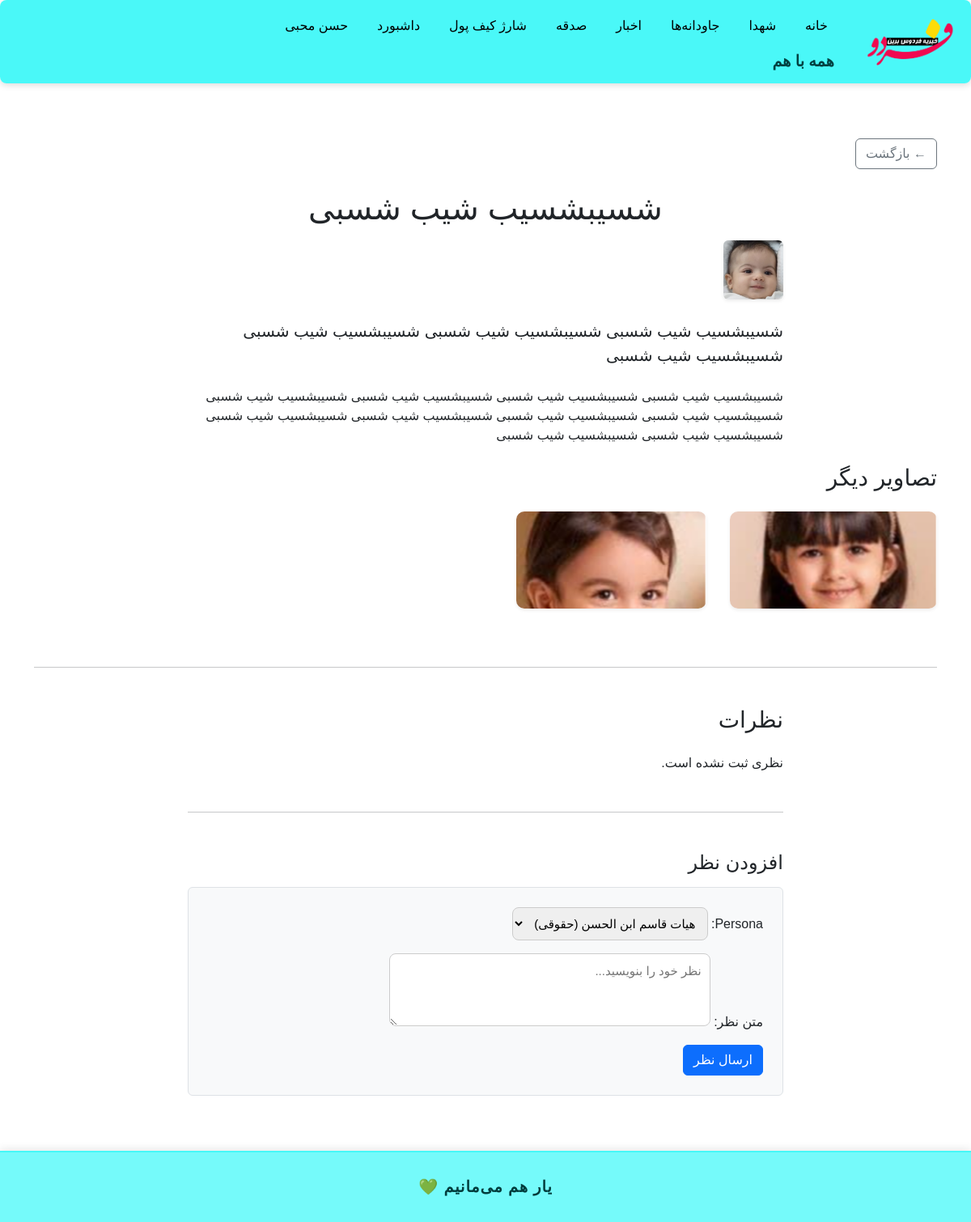
The app's page /news/14/ (signed in) with its own data.
### accounts/models.py (models this page shows, shortened)
class User(AbstractBaseUser, PermissionsMixin):
    GENDER_CHOICES = (
        ('M', 'مرد'),
        ('F', 'زن'),
    )
    phone = models.CharField(max_length=11, unique=True)
    first_name = models.CharField(max_length=100, blank=True)
    last_name = models.CharField(max_length=100, blank=True)
    national_code = models.CharField(max_length=10, blank=True)
    image = models.ImageField(upload_to='profiles/', blank=True, null=True)
    gender = models.CharField(max_length=1, choices=GENDER_CHOICES, blank=True, null=True)
    is_active = models.BooleanField(default=True)
    is_staff = models.BooleanField(default=False)
    is_profile_completed = models.BooleanField(default=False)
    allowed_categories = models.ManyToManyField(
        'news.Category',
        related_name='allowed_users',
        blank=True,
        verbose_name='دسته‌بندی‌های مجاز برای ارسال خبر'
    )
    groups = models.ManyToManyField(
        'auth.Group',
        related_name='accounts_user_set',
        blank=True
    )
    user_permissions = models.ManyToManyField(
        'auth.Permission',
        related_name='accounts_user_permissions_set',
        blank=True
    )
    objects = UserManager()
    USERNAME_FIELD = 'phone'
    def get_full_name(self):
        return f"{self.first_name} {self.last_name}".strip()

### news/models.py (models this page shows, shortened)
class News(models.Model):
    author = models.ForeignKey(settings.AUTH_USER_MODEL, on_delete=models.CASCADE)
    category = models.ForeignKey(Category, on_delete=models.CASCADE, related_name='news_items')
    title = models.CharField(max_length=200)
    summary = models.TextField()
    body = models.TextField()
    main_image = models.ImageField(upload_to='news/main_images/')
    created_at = models.DateTimeField(auto_now_add=True)

class NewsImage(models.Model):
    news = models.ForeignKey(News, related_name='images', on_delete=models.CASCADE)
    image = models.ImageField(upload_to='news/extra_images/')

### news/views.py (the view)
# urls.py: path('<int:news_id>/', views.news_detail, name='news_detail'),
def news_detail(request, news_id):
    news = get_object_or_404(News, id=news_id)
    comments = news.comments.filter(is_approved=True).select_related('persona').annotate(
        persona_type_order=Case(
            When(persona__persona_type='legal', then=Value(0)),
            When(persona__persona_type='real', then=Value(1)),
            default=Value(2),
            output_field=IntegerField()
        )
    ).order_by('persona_type_order', '-created_at')
    form = None
    if request.user.is_authenticated:
        if request.method == 'POST':
            form = CommentForm(request.POST, user=request.user)
            if form.is_valid():
                comment = form.save(commit=False)
                comment.news = news
                comment.save()
                return redirect('news:news_detail', news_id=news.id)
        else:
            form = CommentForm(user=request.user)
    return render(request, 'news/news_detail.html', {
        'news': news,
        'comments': comments,
        'form': form,
    })

### news/forms.py
class CommentForm(forms.ModelForm):
    class Meta:
        model = Comment
        fields = ['persona', 'body']
        widgets = {
            'body': forms.Textarea(attrs={'rows': 3, 'placeholder': 'نظر خود را بنویسید...'}),
        }
    def __init__(self, *args, **kwargs):
        user = kwargs.pop('user', None)
        super().__init__(*args, **kwargs)
        if user:
            personas = user.personas.all()
            self.fields['persona'].queryset = personas
            legal_persona = personas.filter(persona_type='legal').first()
            real_persona = personas.filter(persona_type='real').first()
            if not self.instance.pk:  # فقط برای ایجاد، نه ویرایش
                if legal_persona:
                    self.initial['persona'] = legal_persona
                elif real_persona:
                    self.initial['persona'] = real_persona

### accounts/models.py (called while the page is built)
    def __str__(self):
        return f"{self.name} ({self.get_persona_type_display()})"

### templates/news/news_detail.html (shortened to what this page needs)
{% extends 'base.html' %}
{% load jalali_filters %}
{% block content %}
<div class="container my-5">
  <button onclick="history.back()" class="btn btn-outline-secondary mb-4">
    ← بازگشت
  </button>
  <div class="row mb-4">
    <div class="col-lg-8 mx-auto">
      <h1 class="mb-3 text-center">{{ news.title }}</h1>
      {% if news.main_image %}
        <a href="{{ news.main_image.url }}" class="glightbox" data-gallery="main-gallery">
          <img src="{{ news.main_image.url }}" class="main-image img-fluid rounded shadow-sm mb-4" alt="">
        </a>
      {% endif %}
      <p class="lead">{{ news.summary }}</p>
      <div class="mt-4">
        {{ news.body|safe }}
      </div>
    </div>
  </div>
  {% if news.images.all %}
    <div class="row mb-5">
      <h3 class="mb-4">تصاویر دیگر</h3>
      {% for img in news.images.all %}
        <div class="col-6 col-md-4 col-lg-3 mb-4">
          <a href="{{ img.image.url }}" class="glightbox" data-gallery="news-gallery">
            <img src="{{ img.image.url }}" class="gallery-thumb img-fluid shadow-sm" alt="">
          </a>
        </div>
      {% endfor %}
    </div>
  {% endif %}
  <hr class="my-5">
  <div class="row">
    <div class="col-lg-8 mx-auto">
      <h3 class="mb-4">نظرات</h3>
      <ul class="list-unstyled">
        {% for comment in comments %}
          <li class="mb-4 border rounded p-3">
            <div class="d-flex justify-content-between mb-2">
              <strong>{{ comment.persona.name }}</strong>
              <small class="text-muted">{{ comment.created_at|to_jalali }}</small>
            </div>
            <p class="mb-0">{{ comment.body }}</p>
          </li>
        {% empty %}
          <li>نظری ثبت نشده است.</li>
        {% endfor %}
      </ul>
      {% if user.is_authenticated %}
        <hr class="my-5">
        <h4 class="mb-3">افزودن نظر</h4>
        <form method="post" class="border rounded p-4 bg-light">
          {{ form.as_p }}
          <button type="submit" class="btn btn-primary">ارسال نظر</button>
        </form>
      {% else %}
        <p class="mt-4 alert alert-warning text-center">
          برای ارسال نظر ابتدا وارد حساب کاربری شوید.
        </p>
      {% endif %}
    </div>
  </div>
</div>
{% endblock %}
{% block extra_css %}
<link rel="stylesheet" href="https://cdn.jsdelivr.net/npm/glightbox/dist/css/glightbox.min.css" />
{% endblock %}

### templates/base.html (shortened to what this page needs)
<!DOCTYPE html>
{% load static %}
<html lang="fa">
<head>
    <link href="https://cdn.jsdelivr.net/npm/bootstrap@5.3.0/dist/css/bootstrap.rtl.min.css" rel="stylesheet">
    <link href="https://cdn.jsdelivr.net/npm/bootstrap-icons@1.10.5/font/bootstrap-icons.css" rel="stylesheet">
    <link rel="stylesheet" href="https://cdn.jsdelivr.net/npm/persian-datepicker@1.2.0/dist/css/persian-datepicker.min.css">
{% block extra_css %}{% endblock %}
</head>
<body>
<header>
    <nav style="
        background-color: rgba(43, 247, 247, 0.85);
        display: flex;
        justify-content: space-between;
        align-items: stretch;
        padding: 12px 20px;
        box-shadow: 0 2px 8px rgba(0,0,0,0.15);
        border-radius: 8px;
        backdrop-filter: saturate(180%) blur(10px);
        -webkit-backdrop-filter: saturate(180%) blur(10px);
    ">
        <div style="flex: 0 0 auto; text-align: center; margin-left: 1cm; display: flex; flex-direction: column; justify-content: center;">
            <a href="/">
                <img src="{% static 'images/logo.png' %}" alt="Logo" style="height: 70px;">
            </a>
        </div>
        <div style="flex: 1; display: flex; flex-direction: column; justify-content: center;">
            <ul style="
                display: flex;
                flex-wrap: wrap;
                justify-content: flex-start;
                gap: 20px;
                list-style: none;
                margin: 0;
                padding: 0;
            ">
                <li><a href="/">خانه</a></li>
                <li><a href="/martyrs/list/">شهدا</a></li>
                <li><a href="{% url 'eternals:list' %}">جاودانه‌ها</a></li>
                <li><a href="{% url 'news:news_list' %}">اخبار</a></li>
                <li><a href="{% url 'donation:donate' %}">صدقه</a></li>
                {% if user.is_authenticated %}
                    <li><a href="{% url 'wallet:charge_wallet' %}">شارژ کیف پول</a></li>
                    <li><a href="{% url 'accounts:dashboard' %}">داشبورد</a></li>
                {% else %}
                    <li><a href="{% url 'accounts:login' %}?next={% url 'wallet:charge_wallet' %}">شارژ کیف پول</a></li>
                    <li><a href="{% url 'accounts:login' %}?next={% url 'accounts:dashboard' %}">پروفایل</a></li>
                {% endif %}
                {% if user.is_authenticated %}
                    <li>
                        <a href="#">
                            {% if user.gender == 'male' %}
                                آقای {{ user.last_name }}
                            {% elif user.gender == 'female' %}
                                خانم {{ user.last_name }}
                            {% else %}
                                {{ user.get_full_name|default:user.phone }}
                            {% endif %}
                        </a>
                    </li>
                {% else %}
                    <li><a href="{% url 'accounts:login' %}">ورود</a></li>
                {% endif %}
            </ul>
            <div style="margin-top: 10px; font-weight: bold; font-size: 1.2em; color: #004141;">
                همه با هم
            </div>
        </div>
    </nav>
</header>
<main>
    {% block content %}{% endblock %}
</main>
<footer style="
    background-color: #2bf7f7a6;
    text-align: center;
    padding: 1.5em;
    font-family: 'Vazirmatn', sans-serif;
    font-size: 1.2em;
    font-weight: bold;
    color: #003c3c;
    box-shadow: 0 -2px 10px rgba(0, 0, 0, 0.1);
    border-top: 2px solid #2bf7f7a6;
    letter-spacing: 1px;
">
    یار هم می‌مانیم 💚
</footer>
</body>
</html>

### templates/base.html (style rules this page uses)
form input[type="text"], form input[type="file"], form textarea, form select { padding: 10px; border-radius: 8px; border: 1px solid #ccc; font-size: 15px; box-sizing: border-box; }
body { font-family: sans-serif; margin: 0; padding: 0; direction: rtl; background-color: #ffffff; }
header { background-color: #ffffff; padding: 0; }
footer { background-color: #333; color: white; padding: 10px 20px; }
nav ul { list-style: none; display: flex; justify-content: flex-start; gap: 20px; padding: 0; margin: 0; }
nav ul li { position: relative; }
nav ul li a { color: rgb(0, 0, 0); text-decoration: none; padding: 8px; display: block; }
main { padding: 20px; }

### templates/news/news_detail.html (style rules this page uses)
.gallery-thumb { height: 120px; //اندازه سایر عکس width: auto; object-fit: cover; border-radius: 10px; cursor: pointer; transition: transform 0.3s; }
.main-image { max-height: 250px; object-fit: cover; width: 10%; border-radius: 10px; }

### records on screen
User: get_full_name "حسن محبی"
News: title "شسیبشسیب شیب شسبی", main_image (picture), summary "شسیبشسیب شیب شسبی شسیبشسیب شیب شسبی شسیبشسیب شیب شسبی شسیبشسیب شیب شسبی", body "شسیبشسیب شیب شسبی شسیبشسیب شیب شسبی شسیبشسیب شیب شسبی شسیبشسیب شیب شسبی شسیبشسیب شیب شسبی شسیبشسیب شیب شسبی شسیبشسیب شیب شسبی شسیبشسیب شیب شسبی شسیبشسیب شیب شسبی شسیبشسیب شیب شسبی"
NewsImage: image (picture)
NewsImage: image (picture)
